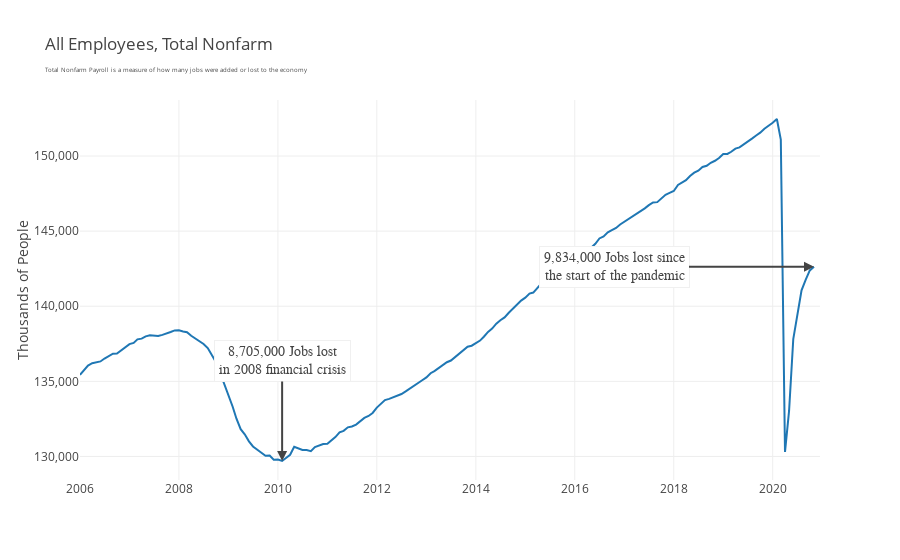

The cell this chart's notebook holds for it:
### Markdown cell above
The first data point I want to look at is the Unemployment Rate.

Along with the unemployment rate, I think it is important to include the participation rate. The participation rate is a measure of how many people who are considered eligilbe for work are actually looking for work. This is how

### Code cell
df = pdr.get_data_fred('PAYEMS', start=dt.datetime(2006,1,1), end=end)

fig2 = go.Figure()

fig2.add_trace(go.Scatter(x=df.index, y=df['PAYEMS'], name='All Employees, Total Nonfarm'))

fig2.update_layout(
    template='none', 
    title='All Employees, Total Nonfarm' + '<br>' +'<span style="font-size: 6px;">Total Nonfarm Payroll is a measure of how many jobs were added or lost to the economy</span>', 
    title_x=0.05, 
    height=600, 
    autosize=True,
    legend=dict(
        orientation="h",
        yanchor="bottom",
        y=1.02,
        xanchor="right",
        x=1
    ))

fig2.update_yaxes(title_text="Thousands of People",tickformat=",")

job_loss_2008 = ("{:,}").format(int(df.loc[dt.datetime(2008,1,1)] - int(df.loc[dt.datetime(2010,2,1)]))*1000)

fig2.add_annotation(
        x=dt.datetime(2010,2,1),
        y=int(df.loc[dt.datetime(2010,2,1)]),
        xref="x",
        yref="y",
        text=job_loss_2008+" Jobs lost<br>in 2008 financial crisis",
        showarrow=True,
        font=dict(
            family="Helvetica, monospace",
            size=14,
            color="#444444"
            ),
        align="center",
        arrowhead=2,
        arrowsize=1,
        arrowwidth=2,
        arrowcolor="#444444",
        ax=0,
        ay=-100,
        bordercolor="#F0F0F0",
        borderwidth=1,
        borderpad=4,
        bgcolor="#FFFFFF",
        opacity=1
        )

fig2.add_annotation(
        x=df.index[-1], 
        y=int(df.iloc[-1]),
        xref="x",
        yref="y",
        text=("{:,}").format(int(df.max() - df.iloc[-1])*1000) + " Jobs lost since<br>the start of the pandemic</span>",
        showarrow=True,
        font=dict(
            family="Helvetica, monospace",
            size=14,
            color="#444444"
            ),
        align="center",
        arrowhead=2,
        arrowsize=1,
        arrowwidth=2,
        arrowcolor="#444444",
        ax=-200,
        ay=0,
        bordercolor="#F0F0F0",
        borderwidth=1,
        borderpad=4,
        bgcolor="#FFFFFF",
        opacity=1
        )
    
fig2.show()

### Figure 1 — Plotly figure (JSON) as saved in the notebook; plotly's stock layout.template omitted (floating-point values rounded to 4 significant figures; data arrays with more than 128 entries replaced by an {"elided": "..."} marker saying what was removed)
{"data": [{"name": "All Employees, Total Nonfarm", "type": "scatter", "x": {"elided": "179 str values"}, "y": {"elided": "179 int values"}}], "layout": {"annotations": [{"align": "center", "arrowcolor": "#444444", "arrowhead": 2, "arrowsize": 1, "arrowwidth": 2, "ax": 0, "ay": -100, "bgcolor": "#FFFFFF", "bordercolor": "#F0F0F0", "borderpad": 4, "borderwidth": 1, "font": {"color": "#444444", "family": "Helvetica, monospace", "size": 14}, "opacity": 1, "showarrow": true, "text": "8,705,000 Jobs lost<br>in 2008 financial crisis", "x": "2010-02-01T00:00:00", "xref": "x", "y": 129698, "yref": "y"}, {"align": "center", "arrowcolor": "#444444", "arrowhead": 2, "arrowsize": 1, "arrowwidth": 2, "ax": -200, "ay": 0, "bgcolor": "#FFFFFF", "bordercolor": "#F0F0F0", "borderpad": 4, "borderwidth": 1, "font": {"color": "#444444", "family": "Helvetica, monospace", "size": 14}, "opacity": 1, "showarrow": true, "text": "9,834,000 Jobs lost since<br>the start of the pandemic</span>", "x": "2020-11-01T00:00:00", "xref": "x", "y": 142629, "yref": "y"}], "autosize": true, "legend": {"orientation": "h", "x": 1, "xanchor": "right", "y": 1.02, "yanchor": "bottom"}, "title": {"text": "All Employees, Total Nonfarm<br><span style=\"font-size: 6px;\">Total Nonfarm Payroll is a measure of how many jobs were added or lost to the economy</span>", "x": 0.05}, "xaxis": {"autorange": true, "range": ["2006-01-01", "2020-12-05 22:00:54.1353"], "type": "date"}, "yaxis": {"autorange": true, "range": [128400.0, 153700.0], "tickformat": ",", "title": {"text": "Thousands of People"}, "type": "linear"}}}
